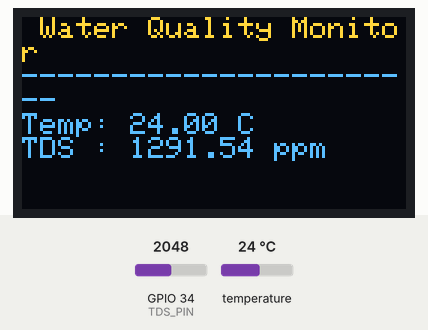
This sketch was run on a simulated ESP32. On the bench: 128×64 one-colour display. The inputs (shaded band) are chosen by the test bench; at power-on: GPIO 34 (TDS_PIN) = 2048, temperature 24 °C. The OLED is the two-colour kind (top 16 rows yellow); the modem accepts every AT command (registered, SIM ready, sends succeed) and sends nothing else; what the sketch prints to the serial monitor is not drawn.

Above: at 7.9 s.

The sketch:

MachDoNuoc.ino
```cpp
#include <OneWire.h>
#include <DallasTemperature.h>
#include <Wire.h>
#include <Adafruit_GFX.h>
#include <Adafruit_SSD1306.h>

// ==================== OLED =====================
#define SCREEN_WIDTH 128
#define SCREEN_HEIGHT 64
Adafruit_SSD1306 display(SCREEN_WIDTH, SCREEN_HEIGHT, &Wire, -1);

// ==================== DS18B20 =====================
#define ONE_WIRE_BUS 15
OneWire oneWire(ONE_WIRE_BUS);
DallasTemperature sensors(&oneWire);

// ==================== TDS =====================
#define TDS_PIN 34
float tdsValue = 0;
float voltage = 0;
float temperature = 25.0;

// ==================== SIMA7680C =====================
#define SIM_TX 17  // ESP32 RX
#define SIM_RX 16  // ESP32 TX

// ThingSpeak info
String apiKey = "YOUR_THINGSPEAK_KEY";
String server = "api.thingspeak.com";

HardwareSerial sim(1);

// ==================== SETUP =====================
void setup() {
  Serial.begin(115200);

  // SIMA7680C UART
  sim.begin(115200, SERIAL_8N1, SIM_RX, SIM_TX);

  // OLED INIT
  display.begin(SSD1306_SWITCHCAPVCC, 0x3C);
  display.clearDisplay();
  display.setTextColor(SSD1306_WHITE);

  sensors.begin();

  delay(2000);
  connectTo4G();
}

// ==================== HÀM KẾT NỐI 4G =====================
void connectTo4G() {
  sim.println("AT");
  delay(1000);

  sim.println("AT+CREG?");
  delay(1000);

  sim.println("AT+CGATT=1");
  delay(1000);

  sim.println("AT+CNACT=0,1");
  delay(2000);

  Serial.println("4G Connected!");
}

// ==================== GỬI DỮ LIỆU THINGSPEAK =====================
void sendToThingSpeak(float tds, float temp) {
  String url = "http://api.thingspeak.com/update?api_key=" + apiKey +
               "&field1=" + String(tds) +
               "&field2=" + String(temp);

  sim.println("AT+HTTPINIT");
  delay(500);

  sim.println("AT+HTTPPARA=\"URL\",\"" + url + "\"");
  delay(500);

  sim.println("AT+HTTPACTION=0");
  delay(2000);

  sim.println("AT+HTTPTERM");
  delay(500);

  Serial.println("Data sent to ThingSpeak!");
}

// ==================== TÍNH TDS =====================
float getTDS(float temp) {
  int adc = analogRead(TDS_PIN);
  voltage = adc * (3.3 / 4095.0);

  // Công thức ước lượng (có thể hiệu chỉnh)
  float tds = (133.42 * voltage * voltage * voltage
              - 255.86 * voltage * voltage
              + 857.39 * voltage) * (1.0 + 0.02 * (temp - 25));

  return tds;
}

// ==================== OLED DISPLAY =====================
void showOLED(float tds, float temp) {
  display.clearDisplay();
  display.setCursor(0, 0);
  display.setTextSize(1);

  display.println(" Water Quality Monitor ");
  display.println("-----------------------");

  display.print("Temp: ");
  display.print(temp);
  display.println(" C");

  display.print("TDS : ");
  display.print(tds);
  display.println(" ppm");

  display.display();
}

// ==================== LOOP =====================
void loop() {
  // Đọc nhiệt độ nước
  sensors.requestTemperatures();
  temperature = sensors.getTempCByIndex(0);

  // Đọc TDS
  tdsValue = getTDS(temperature);

  // OLED
  showOLED(tdsValue, temperature);

  // Gửi lên ThingSpeak mỗi 30 giây
  sendToThingSpeak(tdsValue, temperature);

  delay(30000);
}
```
